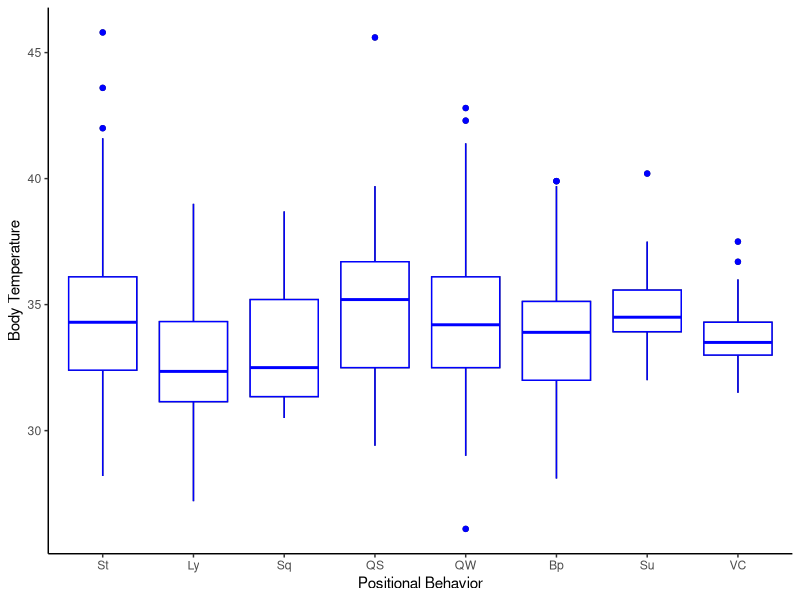
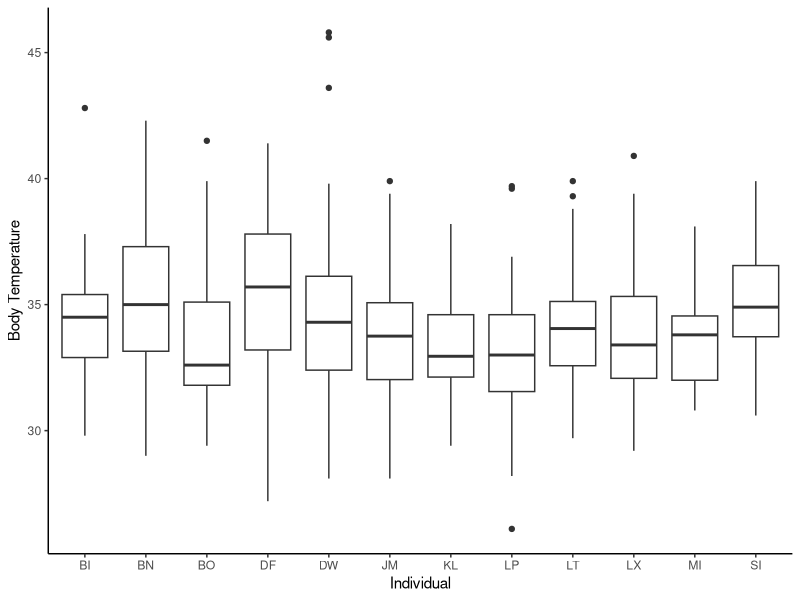
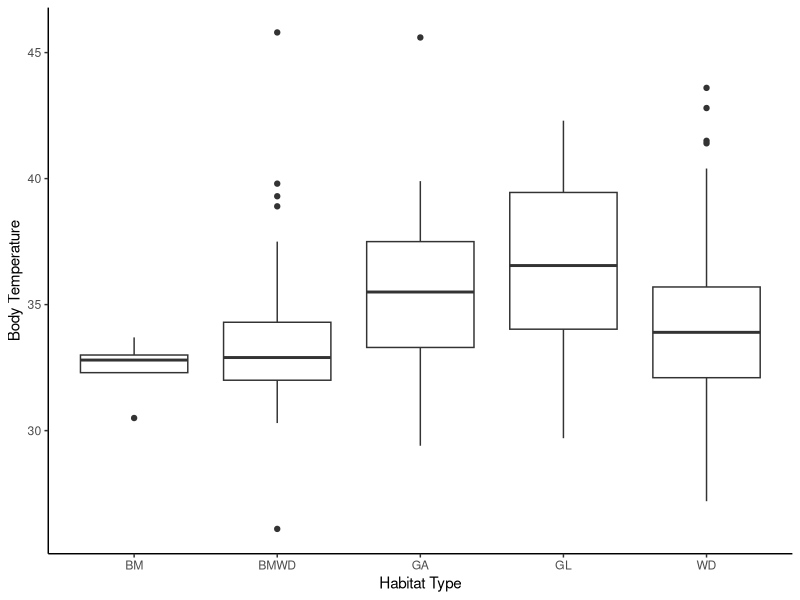
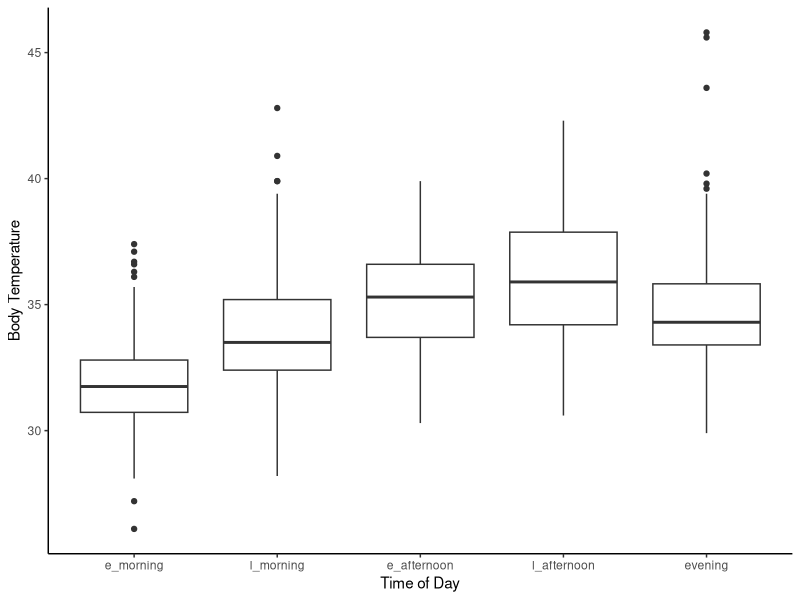
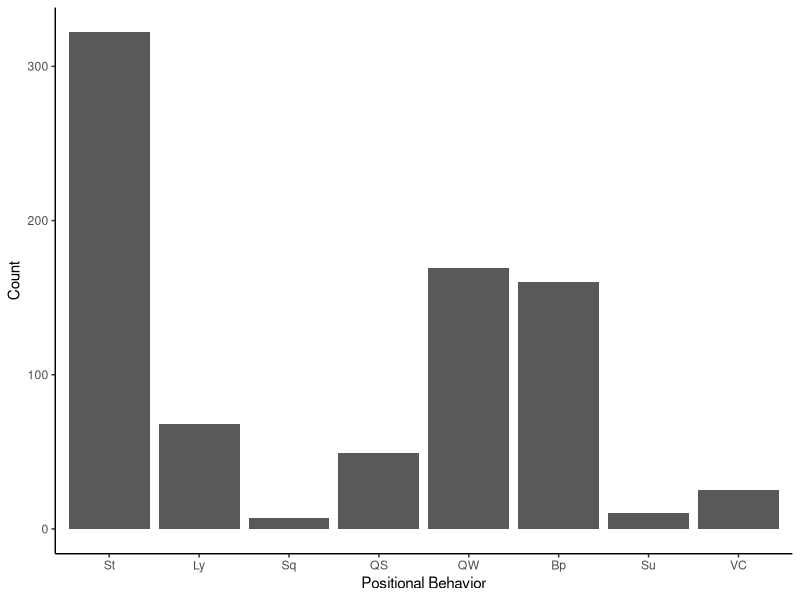
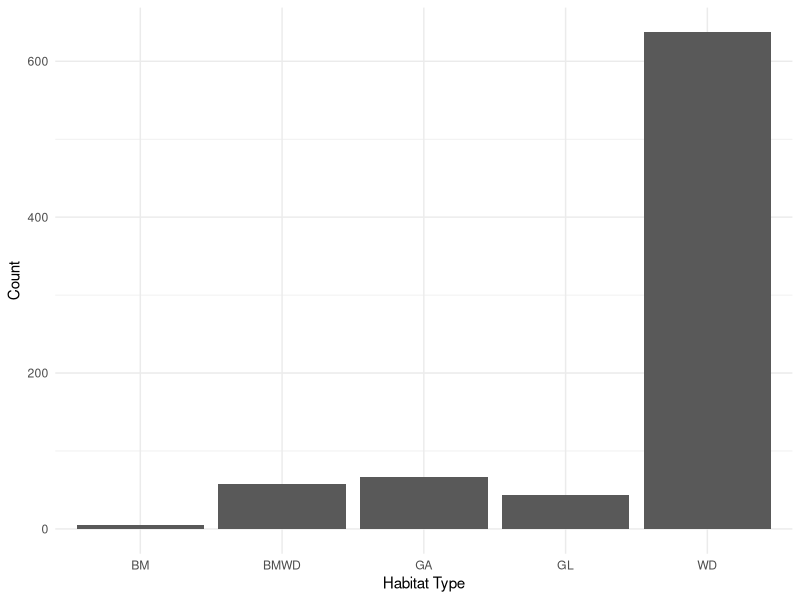
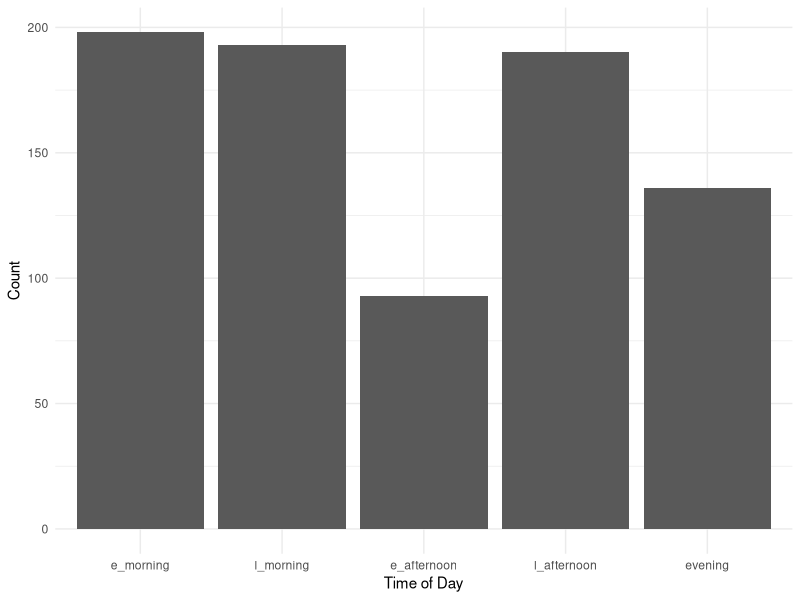
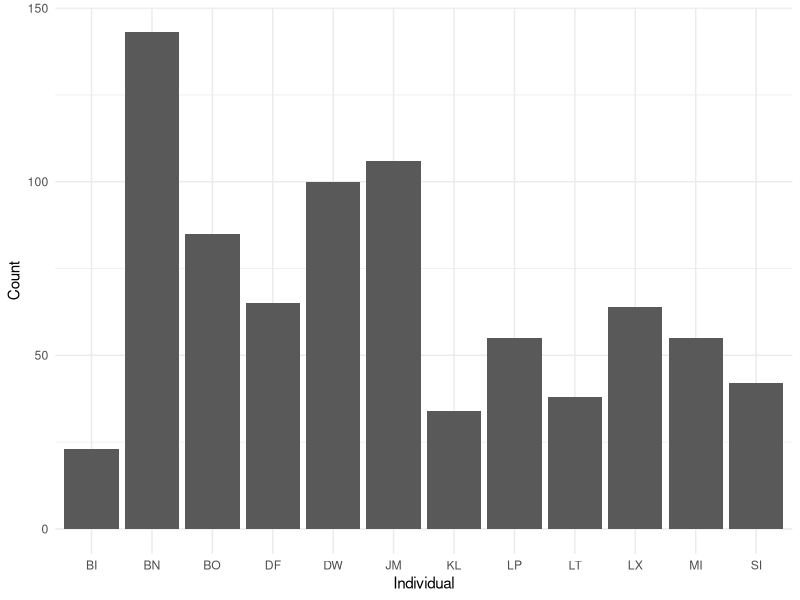

These figures' R source, in order: (Note: this script raises an error after producing the figures.)
# load libraries
library(tidyverse) 
library(readr) 
library(lubridate)
library(magrittr)
library(ggplot2)
library(car)
library(emmeans)
library(lme4)
library(ggthemes)
library(plyr)

##read in data
prelim_tidy <- read_csv("_data/_tidy/prelim_data_tidycols.csv")
View(prelim_tidy)

#Omit any missing values:
summary(is.na(prelim_tidy))

prelim_temp<-na.omit(prelim_tidy)
View(prelim_temp)

#Combine positional behaviors into smaller categories
# suspensory = Cb, Br & QM
#Vertical climb and cling together
prelim_temp$pos_beh[prelim_temp$pos_beh == "Cb"] <- "Su"
prelim_temp$pos_beh[prelim_temp$pos_beh == "Br"] <- "Su"
prelim_temp$pos_beh[prelim_temp$pos_beh == "QM"] <- "Su"
prelim_temp$pos_beh[prelim_temp$pos_beh == "Vci"] <- "VC"
prelim_temp$pos_beh[prelim_temp$pos_beh == "Abp"] <- "Bp"
prelim_temp$pos_beh[prelim_temp$pos_beh == "BpS"] <- "Bp"
prelim_temp$pos_beh[prelim_temp$pos_beh == "BpW"] <- "Bp"

############
##re-order levels
prelim_temp$time_od <- factor(prelim_temp$time_od, levels = c("e_morning", "l_morning", "e_afternoon", "l_afternoon", "evening"))
prelim_temp$pos_beh <- factor(prelim_temp$pos_beh, levels = c("St", "Ly", "Sq", "QS", "QW", "Bp", "Su", "VC"))

## Change to factor and numeric
factor_cols <- c("pos_beh","context", "substrate", "hab_type", "individual")
numeric_cols <- c("sun", "therm_t", "t_lo", "t_hi")

prelim_temp[factor_cols] <- lapply(prelim_temp[factor_cols], as.factor)

prelim_temp[numeric_cols] <- lapply(prelim_temp[numeric_cols], as.numeric)

str(prelim_temp)

##plotting
ggplot(prelim_temp, aes(pos_beh, therm_t)) +
  geom_boxplot() + labs(x="Positional Behavior", y="Body Temperature") +
  theme_classic() + geom_boxplot(fill = "white", colour = "blue")

ggplot(prelim_temp, aes(individual, therm_t)) +
  geom_boxplot() + labs(x="Individual", y="Body Temperature") +
  theme_classic()

ggplot(prelim_temp, aes(hab_type, therm_t)) +
  geom_boxplot() + labs(x="Habitat Type", y="Body Temperature") +
  theme_classic()

ggplot(prelim_temp, aes(time_od, therm_t)) +
  geom_boxplot() + labs(x="Time of Day", y="Body Temperature") +
  theme_classic()

##counts
ggplot(prelim_temp, aes(pos_beh))+
  geom_bar(stat="count") + labs(x="Positional Behavior", y="Count") +
  theme_classic()  

ggplot(prelim_temp, aes(hab_type))+
  geom_bar(stat="count") + labs(x="Habitat Type", y="Count")+
  theme_minimal()    ###can I combine bamboo with bamboo woodland?

ggplot(prelim_temp, aes(time_od))+
  geom_bar(stat="count") + labs(x="Time of Day", y="Count")+
  theme_minimal()

ggplot(prelim_temp, aes(individual))+
  geom_bar(stat="count") + labs(x="Individual", y="Count")+
  theme_minimal()

ggplot(prelim_temp, aes(sun))+
  geom_histogram()

###model plotting
library(broom)
m1 <- lmer(therm_t ~ pos_beh + time_od + sun + date + hab_type + 
       (1|individual), data = prelim_temp)

summary(m1)

#m1_res <- tidy(coef(summary(m1)) ) 

#ggplot(m1_res, aes(pos_beh, therm_t)) +
  #geom_point()


ggplot(prelim_temp, aes(pos_beh, therm_t)) + 
  #geom_point(size = 3) +
  geom_point(aes(y=predict(m1)), size = 1)

ggplot(prelim_temp, aes(pos_beh, therm_t)) + 
  geom_point(size = 3) +
  geom_boxplot(aes(y=predict(m1)), size = 1, colour = "red")

##attempting to follow tutorial but got too confused....
preddata <- with(prelim_temp, expand.grid(pos_beh = levels(pos_beh), time_od = levels(time_od), 
                                          sun = 50, date = "2018-06-28", hab_type = "WD"))

###
factor_cols <- c("pos_beh", "time_od", "hab_type")
numeric_cols <- c("sun")

preddata[factor_cols] <- lapply(preddata[factor_cols], as.factor)

preddata[numeric_cols] <- lapply(preddata[numeric_cols], as.numeric)

preddata$date <- as.Date(preddata$date)

str(preddata)
########
mm <- model.matrix(~pos_beh + time_od + sun + date + hab_type, data=preddata)
###won't work because I don't have 2 or more levels per factor

pframe2 <- data.frame(preddata,eta=mm%*%fixef(m1))
pframe2 <- with(pframe2,data.frame(pframe2,prop=eta))
pvar1 <- diag(mm %*% tcrossprod(vcov(m1),mm))
tvar1 <- pvar1+VarCorr(m1)$individual
pframe2 <- data.frame(
  pframe2
  , plo = pframe2$eta-2*sqrt(pvar1)
  , phi = pframe2$eta+2*sqrt(pvar1)
  , tlo = pframe2$eta-2*sqrt(tvar1)
  , thi = pframe2$eta+2*sqrt(tvar1)
)
